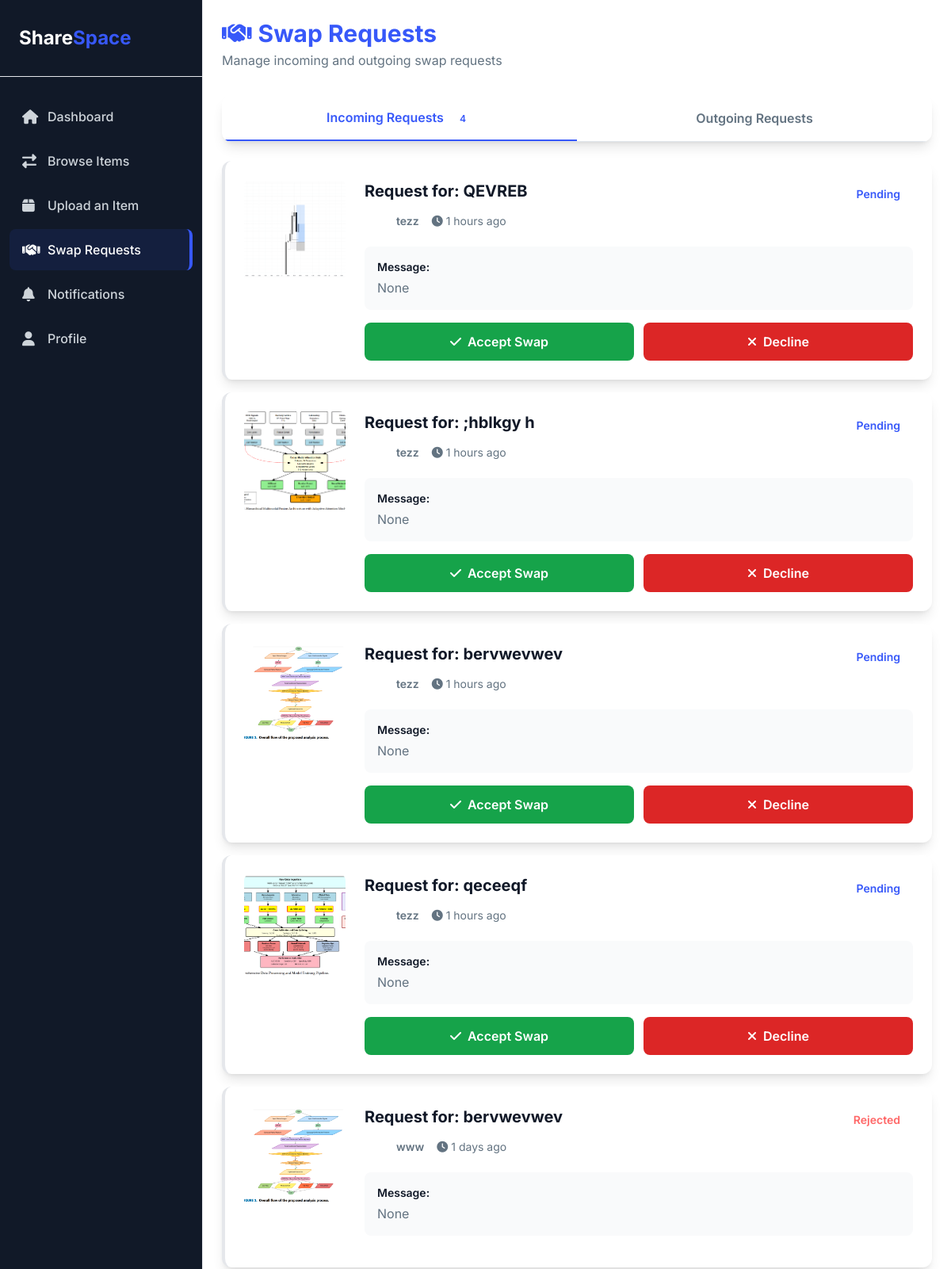
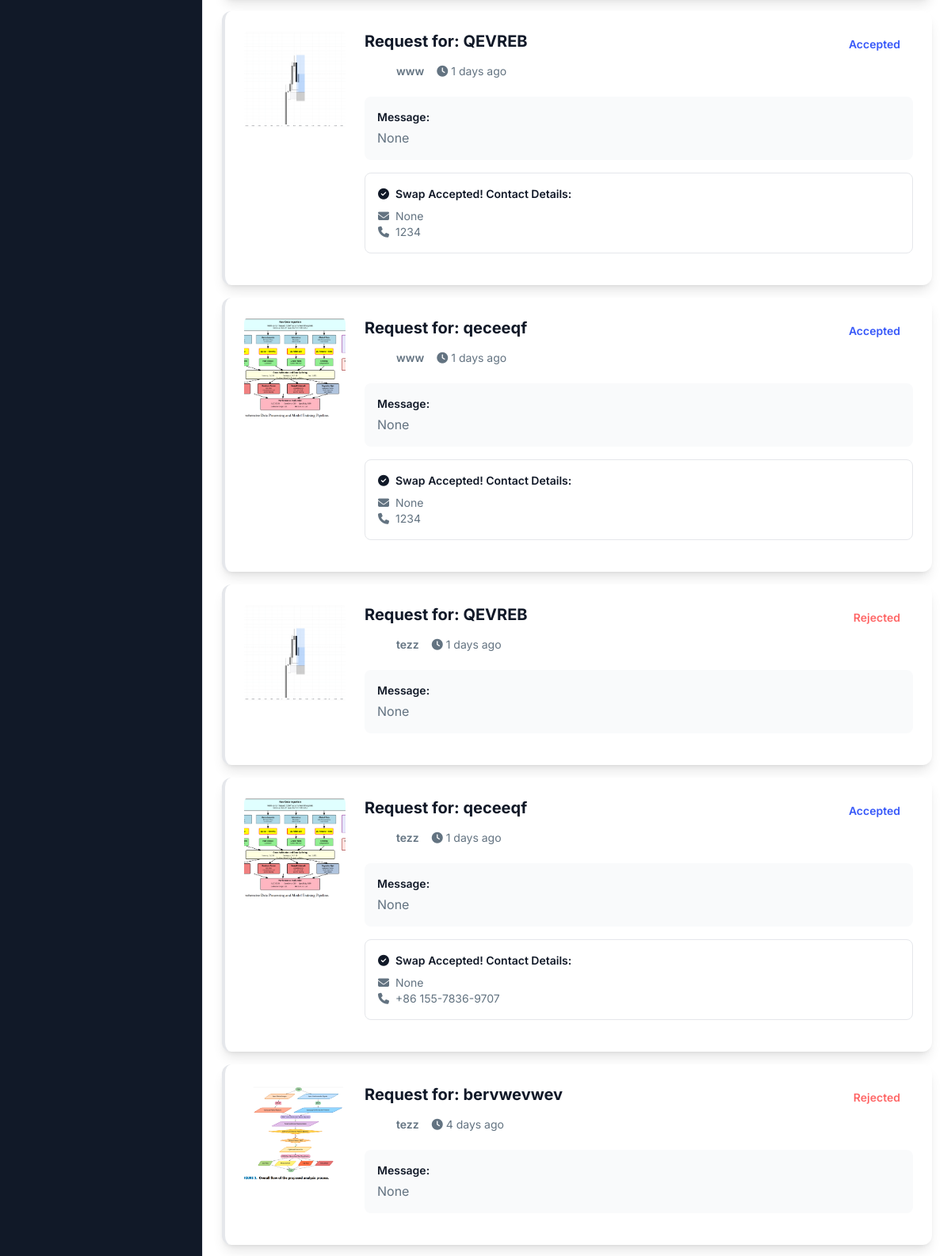
/swapRequests (signed in, upper part), run on the app's committed database (2 pictures, top to bottom).
### tables this page shows
CREATE TABLE swap_requests (
    id INTEGER PRIMARY KEY AUTOINCREMENT,
    requester_id INTEGER NOT NULL,
    item_id INTEGER NOT NULL,
    owner_id INTEGER NOT NULL,
    status TEXT DEFAULT 'pending',
    message TEXT,
    created_at TIMESTAMP DEFAULT CURRENT_TIMESTAMP,
    responded_at TIMESTAMP,
    FOREIGN KEY (requester_id) REFERENCES users(id) ON DELETE CASCADE,
    FOREIGN KEY (item_id) REFERENCES items(id) ON DELETE CASCADE,
    FOREIGN KEY (owner_id) REFERENCES users(id) ON DELETE CASCADE
);

CREATE TABLE items (
    id INTEGER PRIMARY KEY AUTOINCREMENT,
    owner_id INTEGER NOT NULL,
    name TEXT NOT NULL,
    category TEXT,
    description TEXT,
    image TEXT,
    hostel TEXT,
    created_at TEXT DEFAULT CURRENT_TIMESTAMP,
    is_active INTEGER DEFAULT 1, condition TEXT, looking_for TEXT, contact_method TEXT DEFAULT 'email', views INTEGER DEFAULT 0,

    FOREIGN KEY (owner_id) REFERENCES users(id)
);

CREATE TABLE users (
    id INTEGER PRIMARY KEY AUTOINCREMENT,
    username TEXT UNIQUE NOT NULL,
    password_hash TEXT NOT NULL,
    hostel TEXT,
    phone TEXT
, email TEXT, profile_picture TEXT DEFAULT NULL);

### app.py (the view)
@app.route('/swapRequests')
def swap_requests():
    if 'user_id' not in session:
        return redirect(url_for('signin'))
    db = get_db()
    user_id = session['user_id']
    incoming = db.execute("""
        SELECT
            sr.id,
            sr.message,
            sr.status,
            sr.created_at,
            i.name AS item_name,
            i.image AS item_image,
            u.username AS requester_name,
            u.email AS requester_email,
            u.phone AS requester_phone
        FROM swap_requests sr
        JOIN items i ON sr.item_id = i.id
        JOIN users u ON sr.requester_id = u.id
        WHERE sr.owner_id = :user_id
        ORDER BY sr.created_at DESC
    """, {"user_id": user_id}).fetchall()
    outgoing = db.execute("""
        SELECT
            sr.id,
            sr.message,
            sr.status,
            sr.created_at,
            i.name AS item_name,
            i.image AS item_image,
            u.username AS owner_name,
            u.email AS owner_email,
            u.phone AS owner_phone
        FROM swap_requests sr
        JOIN items i ON sr.item_id = i.id
        JOIN users u ON sr.owner_id = u.id
        WHERE sr.requester_id = :user_id
        ORDER BY sr.created_at DESC
    """, {"user_id": user_id}).fetchall()
    incoming_requests = []
    for r in incoming:
        r = dict(r)
        r['time_ago'] = time_ago(r['created_at'])
        incoming_requests.append(r)
    outgoing_requests = []
    for r in outgoing:
        r = dict(r)
        r['time_ago'] = time_ago(r['created_at'])
        outgoing_requests.append(r)
    incoming_count = sum(1 for r in incoming_requests if r['status'] == 'pending')
    return render_template(
        'swapRequests.html',
        username=session["username"],
        incoming_requests=incoming_requests,
        outgoing_requests=outgoing_requests,
        incoming_count=incoming_count,
        success=request.args.get('success'),
        error=request.args.get('error')
    )

### app.py (called while the page is built)
def get_db():
    if "db" not in g:
        print("📁 Connecting to database:", os.path.abspath(DB_PATH))  # <-- debug print
        g.db = sqlite3.connect(DB_PATH)
        g.db.row_factory = sqlite3.Row
        g.db.execute("PRAGMA foreign_keys = ON")
    return g.db

def time_ago(dt):
    if isinstance(dt, str):
        dt = datetime.strptime(dt, "%Y-%m-%d %H:%M:%S")
    if dt.tzinfo is None:
        dt = dt.replace(tzinfo=timezone.utc)
    now = datetime.now(timezone.utc)
    diff = now - dt
    seconds = diff.total_seconds()
    if seconds < 60:
        return "just now"
    elif seconds < 3600:
        return f"{int(seconds // 60)} minutes ago"
    elif seconds < 86400:
        return f"{int(seconds // 3600)} hours ago"
    else:
        return f"{int(seconds // 86400)} days ago"

### templates/swapRequests.html (shortened to what this page needs)
{% extends "signedInBase.html" %}
{% block nav_requests %}
{{ ACTIVE }}
{% endblock %}
{% block content %}
<div class="mb-8">
    <h1 class="text-3xl font-bold mb-1">
        <i class="fas fa-handshake text-primary mr-2"></i>Swap Requests
    </h1>
    <p class="text-body-color dark:text-dark-6">
        Manage incoming and outgoing swap requests
    </p>
</div>
<div class="bg-white dark:bg-dark-2 rounded-xl shadow-lg overflow-hidden mb-6">
    <div class="flex border-b border-stroke dark:border-dark-3">
        <button onclick="showTab('incoming')"
                id="tab-incoming"
                class="flex-1 px-6 py-4 font-semibold text-primary border-b-2 border-primary transition">
            Incoming Requests
            {% if incoming_count > 0 %}
            <span class="ml-2 px-2 py-1 bg-orange bg-opacity-10 text-orange rounded-full text-xs">
                {{ incoming_count }}
            </span>
            {% endif %}
        </button>
        <button onclick="showTab('outgoing')"
                id="tab-outgoing"
                class="flex-1 px-6 py-4 font-semibold text-body-color dark:text-dark-6 hover:text-primary transition">
            Outgoing Requests
        </button>
    </div>
</div>
<div>
    <div id="incoming" class="tab-content">
        {% if incoming_requests %}
        <div class="space-y-4">
            {% for request in incoming_requests %}
            <div class="bg-white dark:bg-dark-2 rounded-xl p-6 shadow-lg border-l-4
                        {% if request.status == 'pending' %}border-orange
                        {% elif request.status == 'accepted' %}border-green
                        {% else %}border-red{% endif %}">
                <div class="flex flex-col lg:flex-row gap-6">
                    <div class="w-full lg:w-32 h-32 rounded-lg bg-gradient-to-br from-primary to-blue-dark flex items-center justify-center flex-shrink-0 overflow-hidden">
                        {% if request.item_image %}
                        <img src="{{ url_for('static', filename='uploads/' + request.item_image) }}"
                             class="w-full h-full object-cover" alt="{{ request.item_name }}">
                        {% else %}
                        <i class="fas fa-box text-4xl text-white"></i>
                        {% endif %}
                    </div>
                    <div class="flex-1 min-w-0">
                        <div class="flex items-start justify-between mb-4">
                            <div>
                                <h3 class="text-xl font-bold text-dark dark:text-white mb-2">
                                    Request for: {{ request.item_name }}
                                </h3>
                                <div class="flex items-center gap-4 text-sm text-body-color dark:text-dark-6">
                                    <div class="flex items-center gap-2">
                                        <div class="w-8 h-8 rounded-full bg-gradient-to-br from-primary to-purple flex items-center justify-center text-white font-bold text-xs">
                                        </div>
                                        <span class="font-semibold">{{ request.requester_name }}</span>
                                    </div>
                                    <span><i class="fas fa-clock mr-1"></i>{{ request.time_ago }}</span>
                                </div>
                            </div>
                            <span class="px-4 py-2 rounded-full text-sm font-semibold
                                        {% if request.status == 'pending' %}bg-orange bg-opacity-10 text-orange
                                        {% elif request.status == 'accepted' %}bg-green bg-opacity-10 text-green
                                        {% else %}bg-red bg-opacity-10 text-red{% endif %}">
                                {{ request.status|capitalize }}
                            </span>
                        </div>
                        <div class="mb-4 p-4 bg-gray-1 dark:bg-dark rounded-lg">
                            <p class="text-sm font-semibold text-dark dark:text-white mb-1">Message:</p>
                            <p class="text-body-color dark:text-dark-6">{{ request.message }}</p>
                        </div>
                        {% if request.status == 'accepted' %}
                        <div class="p-4 bg-green bg-opacity-5 border border-green border-opacity-20 rounded-lg mb-4">
                            <p class="text-sm font-semibold text-dark dark:text-white mb-2">
                                <i class="fas fa-check-circle text-green mr-2"></i>Swap Accepted! Contact Details:
                            </p>
                            <p class="text-sm text-body-color dark:text-dark-6">
                                <i class="fas fa-envelope mr-2"></i>{{ request.requester_email }}
                            </p>
                            {% if request.requester_phone %}
                            <p class="text-sm text-body-color dark:text-dark-6">
                                <i class="fas fa-phone mr-2"></i>{{ request.requester_phone }}
                            </p>
                            {% endif %}
                        </div>
                        {% endif %}
                        {% if request.status == 'pending' %}
<div class="flex gap-3">
    <button onclick="respondToSwap('{{ request.id }}', 'accepted', this)"
            class="flex-1 px-6 py-3 bg-green-600 text-white rounded-lg font-semibold hover:bg-green-700 transition">
        <i class="fas fa-check mr-2"></i>Accept Swap
    </button>
    <button onclick="respondToSwap('{{ request.id }}', 'rejected', this)"
            class="flex-1 px-6 py-3 bg-red-600 text-white rounded-lg font-semibold hover:bg-red-700 transition">
        <i class="fas fa-times mr-2"></i>Decline
    </button>
</div>
                        {% endif %}
                    </div>
                </div>
            </div>
            {% endfor %}
        </div>
        {% endif %}
    </div>
</div>
{% endblock %}

### data on the page
swap_requests: image (picture), item_name "QEVREB", requester_name "tezz", time_ago "1 hours ago", status "Pending", message "None"
swap_requests: image (picture), item_name ";hblkgy h", requester_name "tezz", time_ago "1 hours ago", status "Pending", message "None"
swap_requests: image (picture), item_name "bervwevwev", requester_name "tezz", time_ago "1 hours ago", status "Pending", message "None"
swap_requests: image (picture), item_name "qeceeqf", requester_name "tezz", time_ago "1 hours ago", status "Pending", message "None"
swap_requests: image (picture), item_name "bervwevwev", requester_name "www", time_ago "1 days ago", status "Rejected", message "None"
swap_requests: image (picture), item_name "QEVREB", requester_name "www", time_ago "1 days ago", status "Accepted", message "None", requester_email "None", requester_phone "1234"
swap_requests: image (picture), item_name "qeceeqf", requester_name "www", time_ago "1 days ago", status "Accepted", message "None", requester_email "None", requester_phone "1234"
swap_requests: image (picture), item_name "QEVREB", requester_name "tezz", time_ago "1 days ago", status "Rejected", message "None"
swap_requests: image (picture), item_name "qeceeqf", requester_name "tezz", time_ago "1 days ago", status "Accepted", message "None", requester_email "None", requester_phone "+86 155-7836-9707"
swap_requests: image (picture), item_name "bervwevwev", requester_name "tezz", time_ago "4 days ago", status "Rejected", message "None"

### other printed values
{{ incoming_count }} "4"
